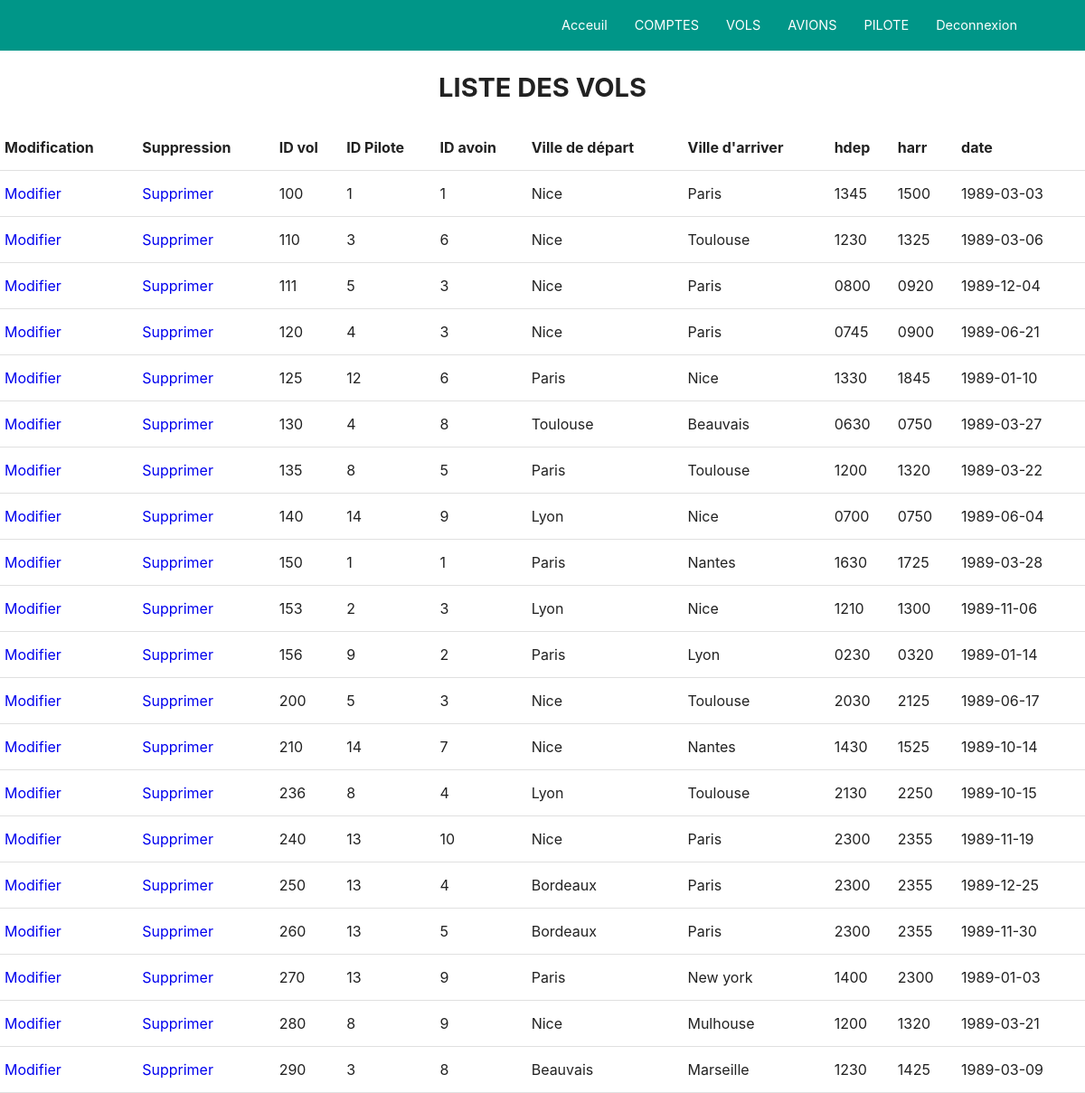
The page /admin/liste_vol.php (signed in) on the database its author committed.
### tables this page shows
CREATE TABLE `vol` (
  `idvol` int(11) NOT NULL,
  `idpil` int(11) DEFAULT NULL,
  `idav` int(11) DEFAULT NULL,
  `villedep` varchar(40) DEFAULT NULL,
  `villearr` varchar(40) DEFAULT NULL,
  `hdep` varchar(40) DEFAULT NULL,
  `harr` varchar(40) DEFAULT NULL,
  `dat` date DEFAULT NULL
);

### admin/liste_vol.php (the view, shortened to what this page needs)
<?php
require_once "../connexion_db/conn_db.php";
$requete = "SELECT * FROM vol ";
$liste_brute = mysqli_query($db, $requete) or die("Erreur d'extraction ".mysqli_error());
$liste_vol = mysqli_fetch_all($liste_brute, MYSQLI_ASSOC);
?>
<link rel="stylesheet" type="text/css" href="../style.css">
<?php
include "navigation.php";
?>
<h1 align="center">LISTE DES VOLS</h1>
<table>
    <tr>
        <th>Modification</th>
        <th>Suppression</th>
        <th>ID vol</th>
        <th>ID Pilote</th>
        <th>ID avoin</th>
        <th>Ville de départ</th>
        <th>Ville d'arriver</th>
        <th>hdep</th>
        <th>harr</th>
        <th>date</th>
    </tr>
    <?php foreach ($liste_vol as $vol) : ?>
        <tr>
            <?php echo "
                    <td><a href='fiche_vol.php?id={$vol["idvol"]}'>Modifier</a></td>
                    <td><a href='supprim_vol.php?id={$vol['idvol']}'>Supprimer</a></td>
                    <td>{$vol["idvol"]}</td>
                    <td>{$vol["idpil"]}</td>
                    <td>{$vol["idav"]}</td>
                    <td>{$vol["villedep"]}</td>
                    <td>{$vol["villearr"]}</td>
                    <td>{$vol["hdep"]}</td>
                    <td>{$vol["harr"]}</td>
                    <td>{$vol["dat"]}</td>";?>
        </tr>
    <?php endforeach;?>
</table>

### style.css (style rules this page uses)
table,th,td { border:none }
table { width:100%;display:table;border-collapse:collapse;border-spacing:0 }
tr { border-bottom:1px solid rgba(0,0,0,0.12) }
td,th { padding:15px 5px;display:table-cell;text-align:left;vertical-align:middle;border-radius:2px }
a { text-decoration:none }

### rows shown on the page
vol: idvol "100", idpil "1", idav "1", villedep "Nice", villearr "Paris", hdep "1345", harr "1500", dat "1989-03-03"
vol: idvol "110", idpil "3", idav "6", villedep "Nice", villearr "Toulouse", hdep "1230", harr "1325", dat "1989-03-06"
vol: idvol "111", idpil "5", idav "3", villedep "Nice", villearr "Paris", hdep "0800", harr "0920", dat "1989-12-04"
vol: idvol "120", idpil "4", idav "3", villedep "Nice", villearr "Paris", hdep "0745", harr "0900", dat "1989-06-21"
vol: idvol "125", idpil "12", idav "6", villedep "Paris", villearr "Nice", hdep "1330", harr "1845", dat "1989-01-10"
vol: idvol "130", idpil "4", idav "8", villedep "Toulouse", villearr "Beauvais", hdep "0630", harr "0750", dat "1989-03-27"
vol: idvol "135", idpil "8", idav "5", villedep "Paris", villearr "Toulouse", hdep "1200", harr "1320", dat "1989-03-22"
vol: idvol "140", idpil "14", idav "9", villedep "Lyon", villearr "Nice", hdep "0700", harr "0750", dat "1989-06-04"
vol: idvol "150", idpil "1", idav "1", villedep "Paris", villearr "Nantes", hdep "1630", harr "1725", dat "1989-03-28"
vol: idvol "153", idpil "2", idav "3", villedep "Lyon", villearr "Nice", hdep "1210", harr "1300", dat "1989-11-06"
vol: idvol "156", idpil "9", idav "2", villedep "Paris", villearr "Lyon", hdep "0230", harr "0320", dat "1989-01-14"
vol: idvol "200", idpil "5", idav "3", villedep "Nice", villearr "Toulouse", hdep "2030", harr "2125", dat "1989-06-17"
vol: idvol "210", idpil "14", idav "7", villedep "Nice", villearr "Nantes", hdep "1430", harr "1525", dat "1989-10-14"
vol: idvol "236", idpil "8", idav "4", villedep "Lyon", villearr "Toulouse", hdep "2130", harr "2250", dat "1989-10-15"
vol: idvol "240", idpil "13", idav "10", villedep "Nice", villearr "Paris", hdep "2300", harr "2355", dat "1989-11-19"
vol: idvol "250", idpil "13", idav "4", villedep "Bordeaux", villearr "Paris", hdep "2300", harr "2355", dat "1989-12-25"
vol: idvol "260", idpil "13", idav "5", villedep "Bordeaux", villearr "Paris", hdep "2300", harr "2355", dat "1989-11-30"
vol: idvol "270", idpil "13", idav "9", villedep "Paris", villearr "New york", hdep "1400", harr "2300", dat "1989-01-03"
vol: idvol "280", idpil "8", idav "9", villedep "Nice", villearr "Mulhouse", hdep "1200", harr "1320", dat "1989-03-21"
vol: idvol "290", idpil "3", idav "8", villedep "Beauvais", villearr "Marseille", hdep "1230", harr "1425", dat "1989-03-09"
